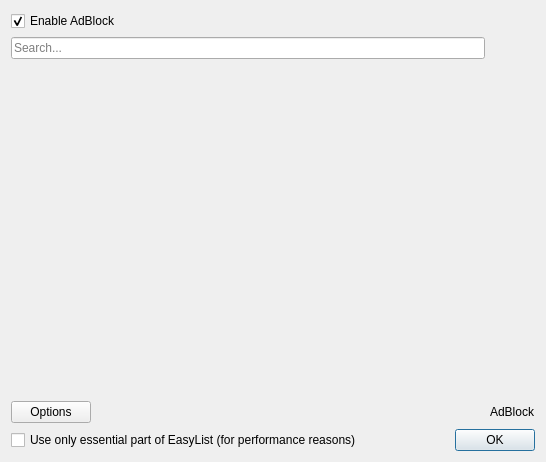
<?xml version="1.0" encoding="UTF-8"?>
<ui version="4.0">
 <class>AdBlockDialog</class>
 <widget class="QWidget" name="AdBlockDialog">
  <property name="geometry">
   <rect>
    <x>0</x>
    <y>0</y>
    <width>546</width>
    <height>462</height>
   </rect>
  </property>
  <property name="windowTitle">
   <string>AdBlock Configuration</string>
  </property>
  <layout class="QVBoxLayout" name="verticalLayout">
   <item>
    <widget class="QCheckBox" name="adblockCheckBox">
     <property name="text">
      <string>Enable AdBlock</string>
     </property>
     <property name="checked">
      <bool>true</bool>
     </property>
    </widget>
   </item>
   <item>
    <layout class="QHBoxLayout" name="horizontalLayout_3">
     <item>
      <widget class="QLineEdit" name="search">
       <property name="placeholderText">
        <string>Search...</string>
       </property>
      </widget>
     </item>
     <item>
      <spacer name="horizontalSpacer_2">
       <property name="orientation">
        <enum>Qt::Horizontal</enum>
       </property>
       <property name="sizeType">
        <enum>QSizePolicy::Fixed</enum>
       </property>
       <property name="sizeHint" stdset="0">
        <size>
         <width>50</width>
         <height>20</height>
        </size>
       </property>
      </spacer>
     </item>
    </layout>
   </item>
   <item>
    <widget class="QWidget" name="adblockWidget" native="true">
     <property name="enabled">
      <bool>true</bool>
     </property>
     <layout class="QGridLayout" name="gridLayout">
      <property name="margin">
       <number>0</number>
      </property>
      <item row="4" column="0" colspan="2">
       <layout class="QHBoxLayout" name="horizontalLayout">
        <item>
         <widget class="QPushButton" name="buttonOptions">
          <property name="text">
           <string>Options</string>
          </property>
          <property name="icon">
           <iconset resource="../../QuiteRSS.qrc">
            <normaloff>:/images/images/adblock.png</normaloff>:/images/images/adblock.png</iconset>
          </property>
         </widget>
        </item>
        <item>
         <spacer name="horizontalSpacer">
          <property name="orientation">
           <enum>Qt::Horizontal</enum>
          </property>
          <property name="sizeHint" stdset="0">
           <size>
            <width>40</width>
            <height>20</height>
           </size>
          </property>
         </spacer>
        </item>
        <item>
         <widget class="QLabel" name="label">
          <property name="sizePolicy">
           <sizepolicy hsizetype="Fixed" vsizetype="Preferred">
            <horstretch>0</horstretch>
            <verstretch>0</verstretch>
           </sizepolicy>
          </property>
          <property name="text">
           <string>AdBlock</string>
          </property>
         </widget>
        </item>
       </layout>
      </item>
      <item row="2" column="0">
       <widget class="QTabWidget" name="tabWidget">
        <property name="currentIndex">
         <number>-1</number>
        </property>
        <property name="documentMode">
         <bool>true</bool>
        </property>
       </widget>
      </item>
     </layout>
    </widget>
   </item>
   <item>
    <layout class="QHBoxLayout" name="horizontalLayout_2">
     <item>
      <widget class="QCheckBox" name="useLimitedEasyList">
       <property name="text">
        <string>Use only essential part of EasyList (for performance reasons)</string>
       </property>
      </widget>
     </item>
     <item>
      <widget class="QDialogButtonBox" name="buttonBox">
       <property name="orientation">
        <enum>Qt::Horizontal</enum>
       </property>
       <property name="standardButtons">
        <set>QDialogButtonBox::Ok</set>
       </property>
      </widget>
     </item>
    </layout>
   </item>
  </layout>
 </widget>
 <resources>
  <include location="../../QuiteRSS.qrc"/>
 </resources>
 <connections>
  <connection>
   <sender>adblockCheckBox</sender>
   <signal>toggled(bool)</signal>
   <receiver>adblockWidget</receiver>
   <slot>setEnabled(bool)</slot>
   <hints>
    <hint type="sourcelabel">
     <x>106</x>
     <y>39</y>
    </hint>
    <hint type="destinationlabel">
     <x>349</x>
     <y>74</y>
    </hint>
   </hints>
  </connection>
 </connections>
</ui>
